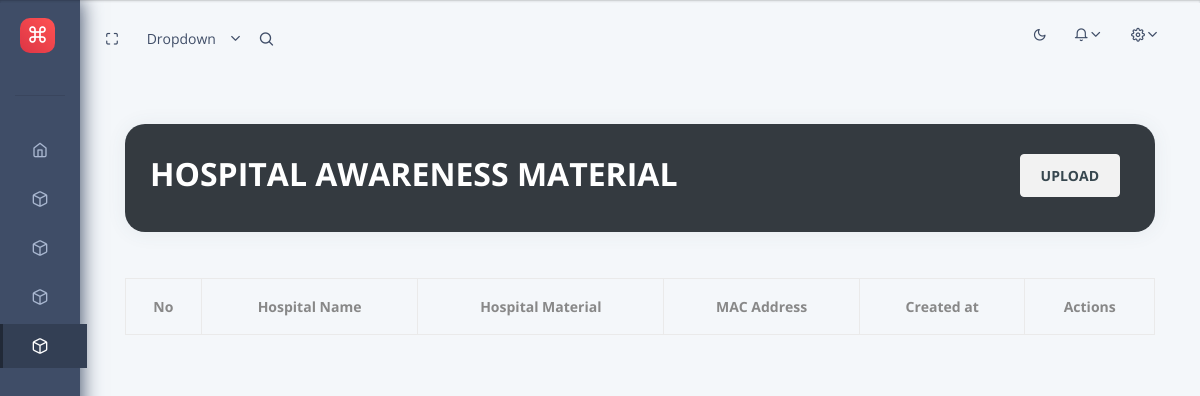
Page /home/dashboard/patientawareness_List/ on the earlier database version.
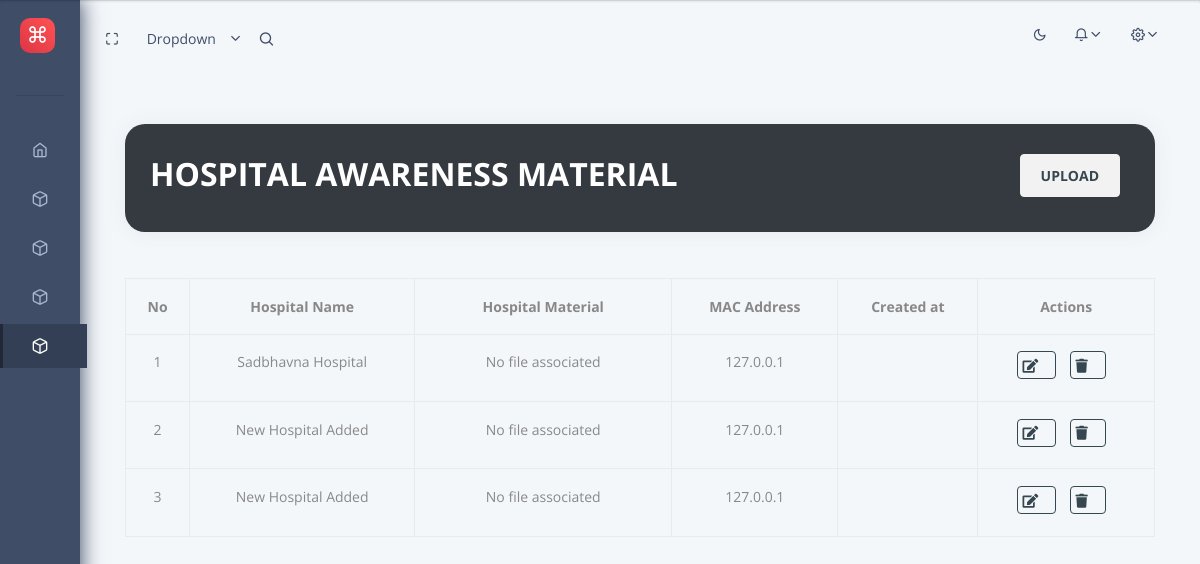
Same page on the later database version.
### home/models.py (models this page shows, shortened)
class HospitalPatientAwarenessMaterials(models.Model):
    id = models.AutoField(primary_key=True)
    hmid = models.ForeignKey(HospitalMaster, on_delete=models.CASCADE)
    vFileName = models.FileField(upload_to=get_paMaterial_upload_path, blank=True, null=True)
    dDateTime = models.DateTimeField()
    vIP = models.CharField(max_length=255)
    dUDateTime = models.DateTimeField()
    vUIP = models.CharField(max_length=255)

class HospitalMaster(models.Model):
    id = models.AutoField(primary_key=True)
    vHospitalName = models.CharField(max_length=255)
    vCity = models.CharField(max_length=255)
    vState = models.CharField(max_length=255)
    vAddress = models.CharField(max_length=255)
    vURL = models.CharField(max_length = 255, blank=True, null=True)
    eStatus = models.CharField(max_length=10,  blank=True, null=True)

### home/views.py (the view)
# urls.py: path('dashboard/patientawareness_List/', patientawareness_List, name='patientawareness_List'),
def patientawareness_List(request):
    pa_list = HospitalPatientAwarenessMaterials.objects.all()
    context = {
        'pa_list': pa_list,
        'segment': 'Patient Awareness',
    }
    return render(request, 'home/pa_List.html', context=context)

### templates/home/pa_list.html (shortened to what this page needs)
{% extends 'layouts/base.html' %} {% load static %}  {% block content %} {% block extrastyle %}
<link href="https://cdnjs.cloudflare.com/ajax/libs/select2/4.0.13/css/select2.min.css" rel="stylesheet" />
{% endblock extrastyle %}
<div class="header pb-3">
  <div class="container-fluid ">
      <div class="header-body">
          <div class="row mt-3">
              <div class="col-md-12">
                  <div class="card card-stats rounded bg-dark">
                      <div class="card-body">
                          <div class="row">
                              <div class="col-md-12 d-flex align-items-center justify-content-between">
                                  <h3 class="h2 font-weight-bold  text-white"> HOSPITAL AWARENESS MATERIAL </h3>
                                      <a href="{% url 'upload_paMaterial' %}"
                                     class="btn btn-light bg-gradient-primary font-weight-bold">
                                      UPLOAD
                                  </a>
                              </div>
                          </div>
                      </div>
                  </div>
              </div>
          </div>
      </div>
  </div>
</div>
<div class="container-fluid">
    <table id="hospitalTable" class="table table-bordered table-fixed text-center">
        <thead>
            <tr>
                <th class="text-center">No</th>
                <th class="text-center">Hospital Name</th>
                <th class="text-center">Hospital Material</th>
                <th class="text-center">MAC Address</th>
                <th class="text-center">Created at</th>
                <th class="text-center">Actions</th>
            </tr>
        </thead>
        <tbody>
            {% for pa in pa_list %}
            <tr>
                <td>{{ forloop.counter }}</td>
                <td>{{ pa.hmid.vHospitalName }}</td>
                <td class="text-center w-25">
                    {% if pa_list.vFileName %}
                        <a href="{{ pa_list.vFileName.url }}" target="_blank">{{ pa_list.vFileName.name }}</a>
                    {% else %}
                        No file associated
                    {% endif %}
                </td>
                <td class="text-center">
                    {{ pa.vIP  }}
                </td>
                <td class="text-center">
                </td>
                <td class="text-center">
                    <button class="btn btn-outline-dark btn-md" style="padding: 0.15rem 0.3rem;" data-toggle="modal" data-fid="{{ logo.id }}"
                    data-target="#editHospitalLogo{{ pa.id }}">
                        <i class="fas fa-edit fa-md"></i>
                    </button>
                    <a href="{% url 'delete_pa' pa.id %}" class="btn btn-outline-dark btn-md" style="padding: 0.15rem 0.3rem;">
                        <i class="fas fa-trash fa-md"></i>
                    </a>
                </td>
            </tr>
            {% endfor %}
        </tbody>
    </table>
</div>
{% endblock content %}

Differences in the rows shown:
added HospitalPatientAwarenessMaterials: hmid.vHospitalName "Sadbhavna Hospital", vIP "127.0.0.1"
added HospitalPatientAwarenessMaterials: hmid.vHospitalName "New Hospital Added", vIP "127.0.0.1"
added HospitalPatientAwarenessMaterials: hmid.vHospitalName "New Hospital Added", vIP "127.0.0.1"
